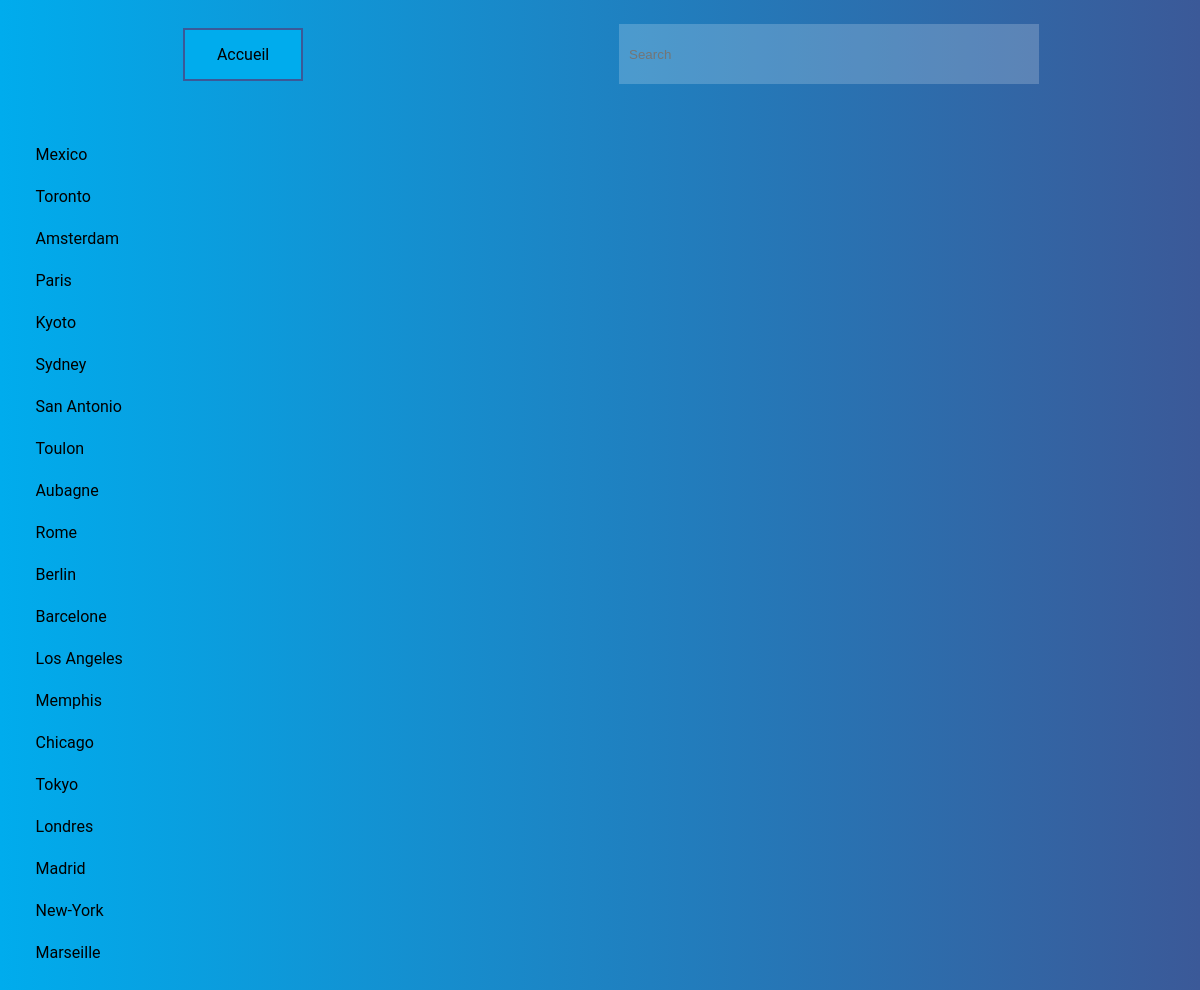
/pages/recherche.php, run on the app's committed database.
### tables this page shows
CREATE TABLE IF NOT EXISTS `villes` (
  `id` int(11) NOT NULL AUTO_INCREMENT,
  `nom` varchar(255) NOT NULL,
  PRIMARY KEY (`id`)
);

### pages/recherche.php (the view, shortened to what this page needs)
<?php
$nomVille = isset($_GET['search'])? strip_tags($_GET['search']) :'';
$bdd = new PDO("mysql:host=localhost;dbname=hugo-chabert_autocompletion",'HC-auto','autocompletion');
$bdd->setAttribute(PDO::ATTR_ERRMODE , PDO::ERRMODE_EXCEPTION);
$bdd->setAttribute(PDO::ATTR_DEFAULT_FETCH_MODE, PDO::FETCH_ASSOC);
$sql = "SELECT * FROM villes WHERE nom LIKE '%$nomVille%' ORDER BY id DESC";
$result = $bdd->prepare($sql);
$result->execute();
$villes = $result->fetchAll();
?>
<!DOCTYPE html>
<html lang="fr">
<head>
    <link rel="stylesheet" type="text/css" href="../css/recherche.css" />
    <link rel="stylesheet" type="text/css" href="../css/root.css" />
</head>
<body>
    <?php
    require_once 'header.php';?>
    <main>
        <div class="container-recherche">
            <?php
            if(isset($nomVille)){
                foreach($villes as $v): ?>
                <div class="ville">
                    <a href="element.php?id=<?= $v['id']?>"> <?= $v['nom']; ?></a><br>
                </div>
                <?php endforeach;
            } ?>
        </div>
    </main>
</body>
</html>

### pages/header.php (shortened to what this page needs)
<header>
    <div class="header-container">
        <a class="button1" href="../index.php">Accueil</a>
        <form action="recherche.php" method="get">
            <div class="search-container">
                <input type="text" name="search" id="ville" placeholder="Search">
            </div>
        </form>
    </div>
</header>
<link rel="stylesheet" type="text/css" href="../css/header.css" />

### css/recherche.css (style rules this page uses)
.container-recherche { padding: 2%; }
.ville a { text-decoration: none; color: black; font-family: 'Roboto', sans-serif; }
.ville { padding: 1%; }

### css/root.css (style rules this page uses)
:root { --Transparent-: rgba(255, 255, 255, 0); --LightShadow-: rgba(0, 0, 0, 0.253); --Shadow-: rgba(0, 0, 0, 0.39); --DarkShadow-: rgba(0, 0, 0, 0.466); --WhiteShadow-: #ffffffa4; --White-: #FFFFFF; --Black-: #000000; --DarkGrey-: #202020; --Grey-: #757575; --Grey2-: #9c9c9cf3; --Grey3-: #fffffff3; --Background-: #5e5e5e; --Button-: #0022ff; --Color1-: #3b5998; --Color2-: #00aced; --Color3-: #ea4c89; --Color4-: #d8d7d7; --Error-: rgb(187, 8, 8); --Success-: #65F695; }

### css/header.css (style rules this page uses)
body { margin: 0; padding: 0; }
body { background: linear-gradient(to right, var(--Color2-), var(--Color1-)); font-family: 'Roboto', sans-serif; }
.header-container { display: flex; justify-content: space-around; padding: 2%; }
.search-container { width: 400px; position: relative; }
.search-container input, .search-container .all-suggestions { width: 100%; }
input { border-bottom: 2px solid var(--Color1-); }
input { border: 0 none; }
.search-container input { background: rgba(255, 255, 255, 0.2); height: 60px; padding: 0 10px; }
.button1 { background-color: var(--Color2-); color: black; border: 2px solid var(--Color1-); padding: 15px 32px; text-align: center; text-decoration: none; display: inline-block; font-size: 16px; margin: 4px 2px; cursor: pointer; }

### data on the page
villes: nom "Mexico"
villes: nom "Toronto"
villes: nom "Amsterdam"
villes: nom "Paris"
villes: nom "Kyoto"
villes: nom "Sydney"
villes: nom "San Antonio"
villes: nom "Toulon"
villes: nom "Aubagne"
villes: nom "Rome"
villes: nom "Berlin"
villes: nom "Barcelone"
villes: nom "Los Angeles"
villes: nom "Memphis"
villes: nom "Chicago"
villes: nom "Tokyo"
villes: nom "Londres"
villes: nom "Madrid"
villes: nom "New-York"
villes: nom "Marseille"
